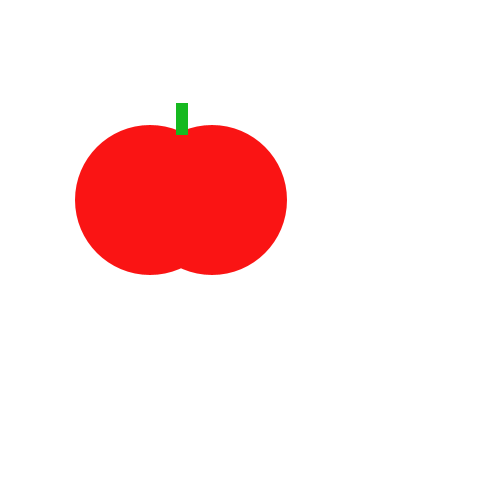
Frame 1 (no input)
Frame 60 (the mouse pressed at the canvas centre just before this capture): identical to frame 1, image omitted
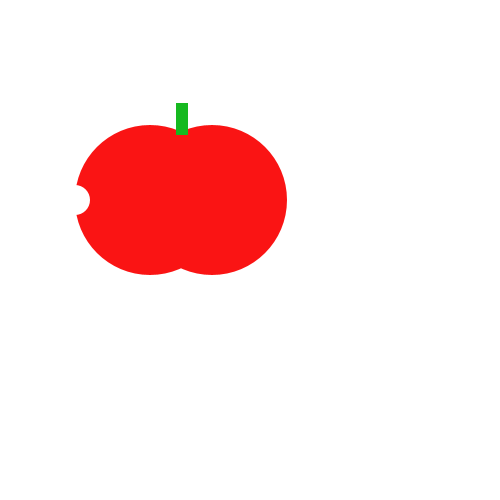
Frame 120 (the mouse held since frame 60 and released just before this capture)

The Processing sketch that drew these frames (run headless with seeded random() and noise(); from frame 60 on, the mouse is pressed at the canvas centre):

// Processing sketch: TastyTomato
// ── TastyTomato.pde
void setup() {
    size(500, 500);
    
}
void draw() {
    background(#FFFFFF);
    noStroke();
    fill(#FA1414);
    ellipse(150, 200, 150, 150);
    ellipse(212, 200, 150, 150);
    fill(#16B920);
    rect(176, 103, 12, 32);
    if(mousePressed) {
    fill(#FFFFFF);
    ellipse(75, 200, 30, 30);
    }
}
